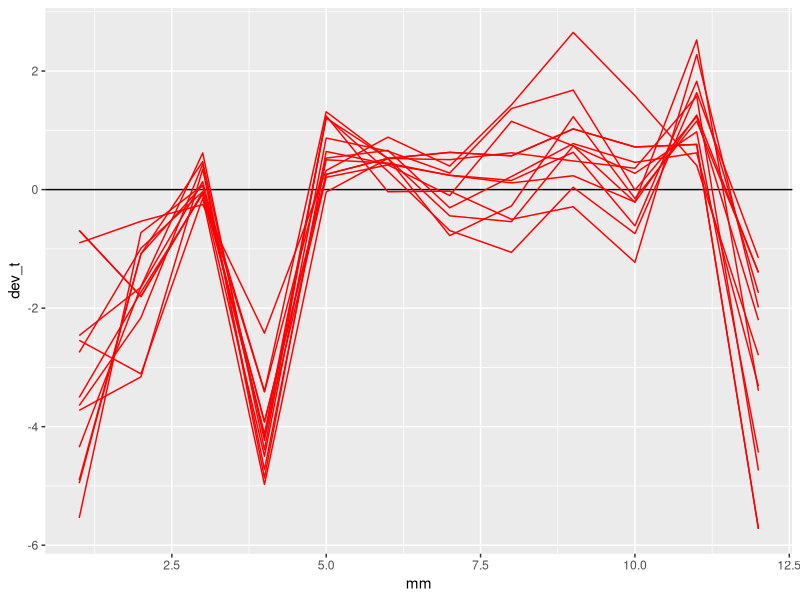
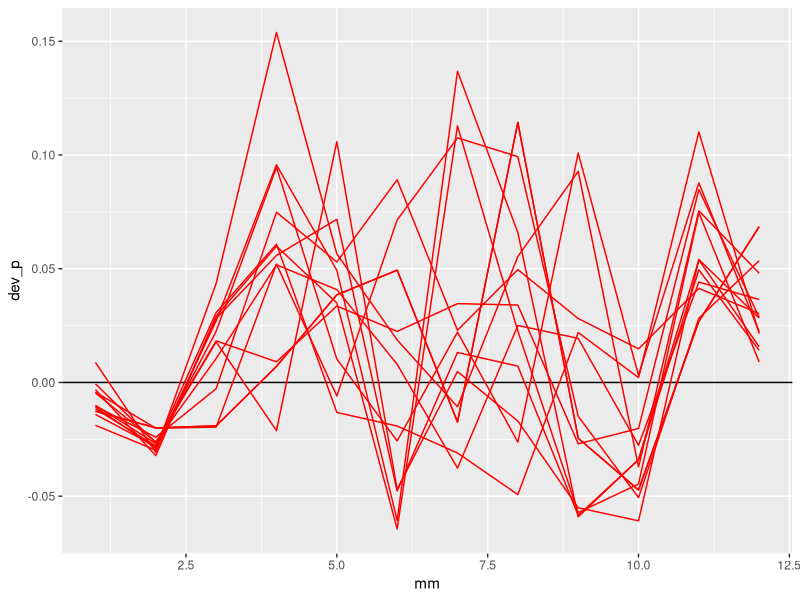
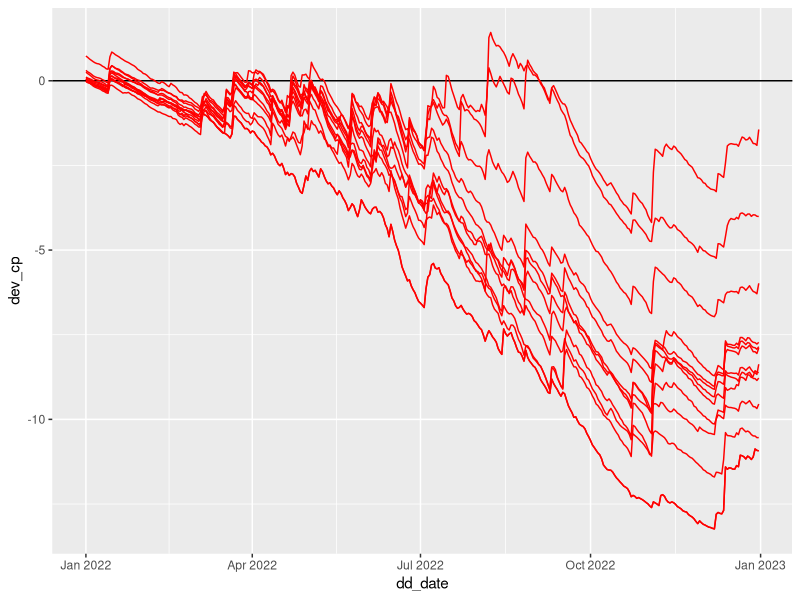

Here is the R script that generated these plots, in order:
library(tidyverse)
library(scales)
library(lubridate)

# data --------------------------------------------------------------------

t <- read_csv("data_wea/temperature-F.csv")

ct <- read_csv("data_wea/cum-temperature-F.csv")

p <- read_csv("data_wea/precip-in.csv")

cp <- read_csv("data_wea/cum-precip-in.csv")



# summary figs ------------------------------------------------------------

#--deviation from long term average, temp
t |>
  group_by(city, mm, name) |> 
  summarise(value = mean(value, na.rm = T)) |> 
  pivot_wider(names_from = name, values_from = value) |> 
  mutate(dev_t = t_22 - t_lt) |> 
  ggplot(aes(mm, dev_t)) + 
  geom_hline(yintercept = 0) +
  geom_line(aes(group = city), color= "red")


#--deviation from long term average, precip
p |>
  group_by(city, mm, name) |>
  summarise(value = mean(value, na.rm = T)) |>
  pivot_wider(names_from = name, values_from = value) |> 
  mutate(dev_p = p_22 - p_lt) |> 
  ggplot(aes(mm, dev_p)) + 
  geom_hline(yintercept = 0) +
  geom_line(aes(group = city), color= "red")


#--deviation from long term average, cum precip
#--why doesn't it go the entire year?
cp |>
  mutate(dd_date = as.Date(doy - 1, 
                           origin = "2022/01/01")) |> 
  pivot_wider(names_from = name, values_from = value) |> 
  mutate(dev_cp = cp_22 - cp_lt) |> 
  ggplot(aes(dd_date, dev_cp)) + 
  geom_hline(yintercept = 0) +
  geom_line(aes(group = city), color= "red") + 
  scale_x_date()

